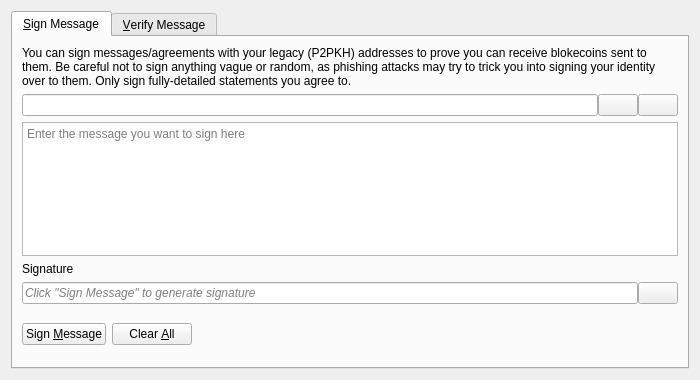
<?xml version="1.0" encoding="UTF-8"?>
<ui version="4.0">
 <class>SignVerifyMessageDialog</class>
 <widget class="QDialog" name="SignVerifyMessageDialog">
  <property name="geometry">
   <rect>
    <x>0</x>
    <y>0</y>
    <width>700</width>
    <height>380</height>
   </rect>
  </property>
  <property name="windowTitle">
   <string>Signatures - Sign / Verify a Message</string>
  </property>
  <property name="modal">
   <bool>true</bool>
  </property>
  <layout class="QVBoxLayout" name="verticalLayout">
   <item>
    <widget class="QTabWidget" name="tabWidget">
     <property name="currentIndex">
      <number>0</number>
     </property>
     <widget class="QWidget" name="tabSignMessage">
      <attribute name="title">
       <string>&amp;Sign Message</string>
      </attribute>
      <layout class="QVBoxLayout" name="verticalLayout_SM">
       <item>
        <widget class="QLabel" name="infoLabel_SM">
         <property name="text">
          <string>You can sign messages/agreements with your legacy (P2PKH) addresses to prove you can receive blokecoins sent to them. Be careful not to sign anything vague or random, as phishing attacks may try to trick you into signing your identity over to them. Only sign fully-detailed statements you agree to.</string>
         </property>
         <property name="textFormat">
          <enum>Qt::PlainText</enum>
         </property>
         <property name="wordWrap">
          <bool>true</bool>
         </property>
        </widget>
       </item>
       <item>
        <layout class="QHBoxLayout" name="horizontalLayout_1_SM">
         <property name="spacing">
          <number>0</number>
         </property>
         <item>
          <widget class="QValidatedLineEdit" name="addressIn_SM">
           <property name="toolTip">
            <string>The Blokecoin address to sign the message with</string>
           </property>
          </widget>
         </item>
         <item>
          <widget class="QPushButton" name="addressBookButton_SM">
           <property name="toolTip">
            <string>Choose previously used address</string>
           </property>
           <property name="text">
            <string/>
           </property>
           <property name="icon">
            <iconset resource="../blokecoin.qrc">
             <normaloff>:/icons/address-book</normaloff>:/icons/address-book</iconset>
           </property>
           <property name="shortcut">
            <string>Alt+A</string>
           </property>
           <property name="autoDefault">
            <bool>false</bool>
           </property>
          </widget>
         </item>
         <item>
          <widget class="QPushButton" name="pasteButton_SM">
           <property name="toolTip">
            <string>Paste address from clipboard</string>
           </property>
           <property name="text">
            <string/>
           </property>
           <property name="icon">
            <iconset resource="../blokecoin.qrc">
             <normaloff>:/icons/editpaste</normaloff>:/icons/editpaste</iconset>
           </property>
           <property name="shortcut">
            <string>Alt+P</string>
           </property>
           <property name="autoDefault">
            <bool>false</bool>
           </property>
          </widget>
         </item>
        </layout>
       </item>
       <item>
        <widget class="QPlainTextEdit" name="messageIn_SM">
         <property name="toolTip">
          <string>Enter the message you want to sign here</string>
         </property>
         <property name="placeholderText">
          <string>Enter the message you want to sign here</string>
         </property>
        </widget>
       </item>
       <item>
        <widget class="QLabel" name="signatureLabel_SM">
         <property name="text">
          <string>Signature</string>
         </property>
         <property name="textFormat">
          <enum>Qt::PlainText</enum>
         </property>
        </widget>
       </item>
       <item>
        <layout class="QHBoxLayout" name="horizontalLayout_2_SM">
         <property name="spacing">
          <number>0</number>
         </property>
         <item>
          <widget class="QLineEdit" name="signatureOut_SM">
           <property name="placeholderText">
            <string>Click "Sign Message" to generate signature</string>
           </property>
           <property name="font">
            <font>
             <italic>true</italic>
            </font>
           </property>
           <property name="readOnly">
            <bool>true</bool>
           </property>
          </widget>
         </item>
         <item>
          <widget class="QPushButton" name="copySignatureButton_SM">
           <property name="toolTip">
            <string>Copy the current signature to the clipboard</string>
           </property>
           <property name="text">
            <string/>
           </property>
           <property name="icon">
            <iconset resource="../blokecoin.qrc">
             <normaloff>:/icons/editcopy</normaloff>:/icons/editcopy</iconset>
           </property>
           <property name="autoDefault">
            <bool>false</bool>
           </property>
          </widget>
         </item>
        </layout>
       </item>
       <item>
        <layout class="QHBoxLayout" name="horizontalLayout_3_SM">
         <item>
          <widget class="QPushButton" name="signMessageButton_SM">
           <property name="toolTip">
            <string>Sign the message to prove you own this Blokecoin address</string>
           </property>
           <property name="text">
            <string>Sign &amp;Message</string>
           </property>
           <property name="icon">
            <iconset resource="../blokecoin.qrc">
             <normaloff>:/icons/edit</normaloff>:/icons/edit</iconset>
           </property>
           <property name="autoDefault">
            <bool>false</bool>
           </property>
          </widget>
         </item>
         <item>
          <widget class="QPushButton" name="clearButton_SM">
           <property name="toolTip">
            <string>Reset all sign message fields</string>
           </property>
           <property name="text">
            <string>Clear &amp;All</string>
           </property>
           <property name="icon">
            <iconset resource="../blokecoin.qrc">
             <normaloff>:/icons/remove</normaloff>:/icons/remove</iconset>
           </property>
           <property name="autoDefault">
            <bool>false</bool>
           </property>
          </widget>
         </item>
         <item>
          <spacer name="horizontalSpacer_1_SM">
           <property name="orientation">
            <enum>Qt::Horizontal</enum>
           </property>
           <property name="sizeHint" stdset="0">
            <size>
             <width>40</width>
             <height>48</height>
            </size>
           </property>
          </spacer>
         </item>
         <item>
          <widget class="QLabel" name="statusLabel_SM">
           <property name="font">
            <font>
             <weight>75</weight>
             <bold>true</bold>
            </font>
           </property>
           <property name="text">
            <string/>
           </property>
           <property name="wordWrap">
            <bool>true</bool>
           </property>
          </widget>
         </item>
         <item>
          <spacer name="horizontalSpacer_2_SM">
           <property name="orientation">
            <enum>Qt::Horizontal</enum>
           </property>
           <property name="sizeHint" stdset="0">
            <size>
             <width>40</width>
             <height>48</height>
            </size>
           </property>
          </spacer>
         </item>
        </layout>
       </item>
      </layout>
     </widget>
     <widget class="QWidget" name="tabVerifyMessage">
      <attribute name="title">
       <string>&amp;Verify Message</string>
      </attribute>
      <layout class="QVBoxLayout" name="verticalLayout_VM">
       <item>
        <widget class="QLabel" name="infoLabel_VM">
         <property name="text">
          <string>Enter the receiver's address, message (ensure you copy line breaks, spaces, tabs, etc. exactly) and signature below to verify the message. Be careful not to read more into the signature than what is in the signed message itself, to avoid being tricked by a man-in-the-middle attack. Note that this only proves the signing party receives with the address, it cannot prove sendership of any transaction!</string>
         </property>
         <property name="textFormat">
          <enum>Qt::PlainText</enum>
         </property>
         <property name="alignment">
          <set>Qt::AlignLeading|Qt::AlignLeft|Qt::AlignTop</set>
         </property>
         <property name="wordWrap">
          <bool>true</bool>
         </property>
        </widget>
       </item>
       <item>
        <layout class="QHBoxLayout" name="horizontalLayout_1_VM">
         <property name="spacing">
          <number>0</number>
         </property>
         <item>
          <widget class="QValidatedLineEdit" name="addressIn_VM">
           <property name="toolTip">
            <string>The Blokecoin address the message was signed with</string>
           </property>
          </widget>
         </item>
         <item>
          <widget class="QPushButton" name="addressBookButton_VM">
           <property name="toolTip">
            <string>Choose previously used address</string>
           </property>
           <property name="text">
            <string/>
           </property>
           <property name="icon">
            <iconset resource="../blokecoin.qrc">
             <normaloff>:/icons/address-book</normaloff>:/icons/address-book</iconset>
           </property>
           <property name="shortcut">
            <string>Alt+A</string>
           </property>
           <property name="autoDefault">
            <bool>false</bool>
           </property>
          </widget>
         </item>
        </layout>
       </item>
       <item>
        <widget class="QPlainTextEdit" name="messageIn_VM">
          <property name="toolTip">
            <string>The signed message to verify</string>
          </property>
          <property name="placeholderText">
            <string>The signed message to verify</string>
          </property>
        </widget>
       </item>
       <item>
        <widget class="QValidatedLineEdit" name="signatureIn_VM">
          <property name="toolTip">
            <string>The signature given when the message was signed</string>
          </property>
          <property name="placeholderText">
            <string>The signature given when the message was signed</string>
          </property>
        </widget>
       </item>
       <item>
        <layout class="QHBoxLayout" name="horizontalLayout_2_VM">
         <item>
          <widget class="QPushButton" name="verifyMessageButton_VM">
           <property name="toolTip">
            <string>Verify the message to ensure it was signed with the specified Blokecoin address</string>
           </property>
           <property name="text">
            <string>Verify &amp;Message</string>
           </property>
           <property name="icon">
            <iconset resource="../blokecoin.qrc">
             <normaloff>:/icons/transaction_0</normaloff>:/icons/transaction_0</iconset>
           </property>
           <property name="autoDefault">
            <bool>false</bool>
           </property>
          </widget>
         </item>
         <item>
          <widget class="QPushButton" name="clearButton_VM">
           <property name="toolTip">
            <string>Reset all verify message fields</string>
           </property>
           <property name="text">
            <string>Clear &amp;All</string>
           </property>
           <property name="icon">
            <iconset resource="../blokecoin.qrc">
             <normaloff>:/icons/remove</normaloff>:/icons/remove</iconset>
           </property>
           <property name="autoDefault">
            <bool>false</bool>
           </property>
          </widget>
         </item>
         <item>
          <spacer name="horizontalSpacer_1_VM">
           <property name="orientation">
            <enum>Qt::Horizontal</enum>
           </property>
           <property name="sizeHint" stdset="0">
            <size>
             <width>40</width>
             <height>48</height>
            </size>
           </property>
          </spacer>
         </item>
         <item>
          <widget class="QLabel" name="statusLabel_VM">
           <property name="font">
            <font>
             <weight>75</weight>
             <bold>true</bold>
            </font>
           </property>
           <property name="text">
            <string/>
           </property>
           <property name="wordWrap">
            <bool>true</bool>
           </property>
          </widget>
         </item>
         <item>
          <spacer name="horizontalSpacer_2_VM">
           <property name="orientation">
            <enum>Qt::Horizontal</enum>
           </property>
           <property name="sizeHint" stdset="0">
            <size>
             <width>40</width>
             <height>48</height>
            </size>
           </property>
          </spacer>
         </item>
        </layout>
       </item>
      </layout>
     </widget>
    </widget>
   </item>
  </layout>
 </widget>
 <customwidgets>
  <customwidget>
   <class>QValidatedLineEdit</class>
   <extends>QLineEdit</extends>
   <header>qt/qvalidatedlineedit.h</header>
  </customwidget>
 </customwidgets>
 <resources>
  <include location="../blokecoin.qrc"/>
 </resources>
 <connections/>
</ui>
